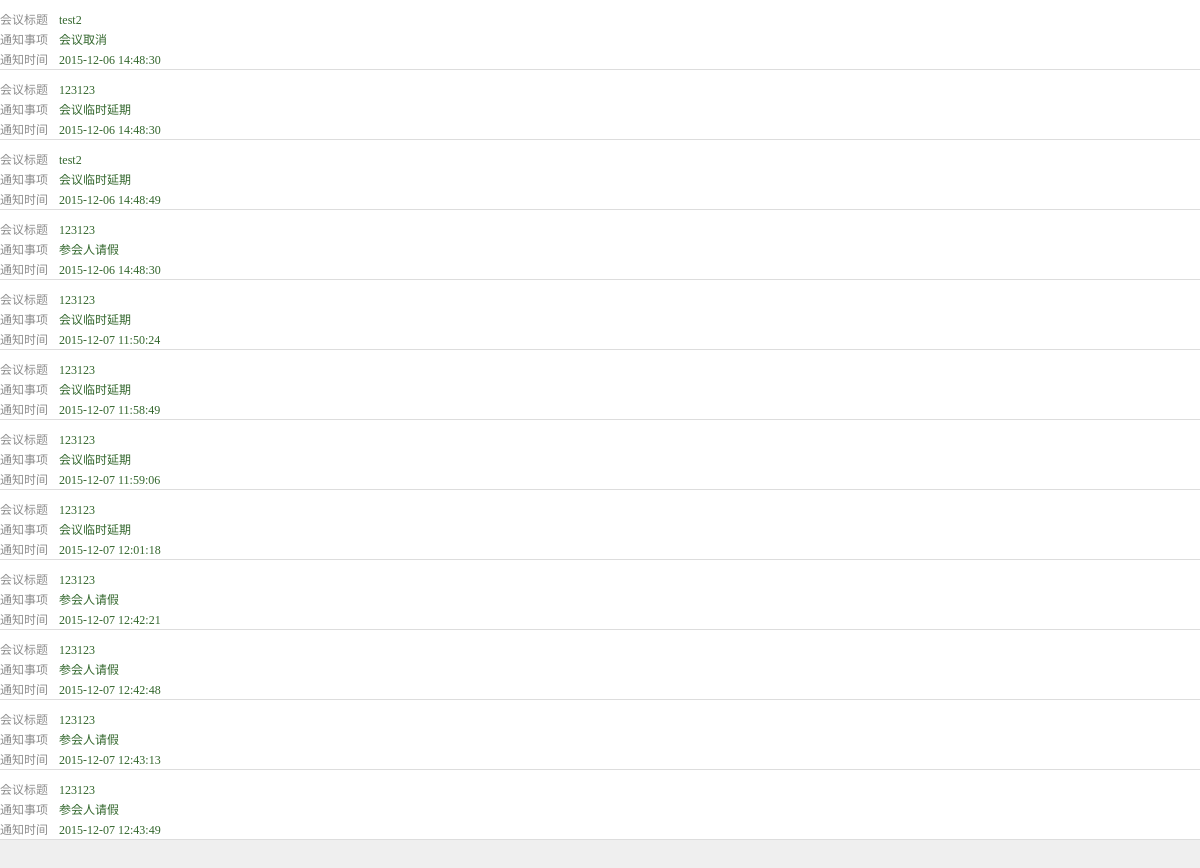
Screenshot of /index.php/msg with the database file from the repository.
### tables this page shows
CREATE TABLE `meeting` (
`mid` int(11) NOT NULL,
  `muid` int(11) NOT NULL COMMENT 'creater',
  `mplanbt` timestamp NULL DEFAULT NULL,
  `mplanet` timestamp NULL DEFAULT NULL,
  `mactbt` timestamp NULL DEFAULT NULL,
  `mactet` timestamp NULL DEFAULT NULL,
  `mrid` int(11) NOT NULL,
  `mremind` int(11) NOT NULL,
  `mchecktype` int(11) NOT NULL COMMENT '0 = location 1 = qrcode',
  `mmembernum` int(11) NOT NULL,
  `mconfirm` int(11) NOT NULL COMMENT '高层=1',
  `mattach` mediumtext NOT NULL,
  `mstate` int(11) NOT NULL COMMENT 'draft = 0 发布=1',
  `mcreatet` timestamp NOT NULL DEFAULT '0000-00-00 00:00:00',
  `mpass` int(11) NOT NULL,
  `mname` varchar(20) NOT NULL,
  `mscore` int(11) DEFAULT NULL,
  `mfilename` varchar(30) NOT NULL,
  `mfiletime` timestamp NULL DEFAULT NULL,
  `mapartment` int(11) NOT NULL
);

### application/controllers/Msg.php (called while the page is built, shortened)
<?php
class Msg extends CI_Controller {
	public function index()
	{
		$this->load->model('msg_model');
		$data['msgs'] = $this->msg_model->getmsgtable();
		$this->load->view('zytz',$data);
	}
}

### index.php (called while the page is built, shortened)
<?php
require_once BASEPATH.'core/CodeIgniter.php';

### application/models/Msg_model.php (called while the page is built, shortened)
<?php
class Msg_model extends CI_Model {
    public function getmsgtable()
    {
    	$userid = 1;
        $sql = "SELECT mid,mname,msgtime,msgtype,msguid,mactet FROM ( SELECT * FROM ( SELECT DISTINCT(mmmid) FROM meetmember WHERE meetmember.mmuid = ? ) a JOIN msg ON msg.msgmid = a.mmmid ) b LEFT JOIN meeting ON msgmid = mid;";
    	$sql = $this->db->query($sql,$userid);
        return $sql->result_array();
    }
}

### application/views/zytz.php (the view, shortened to what this page needs)
<!DOCTYPE html>
<html>
<head lang="en">
    <link rel="stylesheet" href="<?php echo base_url('css/bootstrap.min.css');?>">
    <link rel="stylesheet" href="<?php echo base_url('css/index.css');?>">
</head>
<body >
<div class="container-fluid " style="margin-bottom:60px">
	<?php foreach($msgs as $msg){
		if($msg['mactet'])
			$url = base_url("meet/closedetail/")."/".$msg['mid'];
	?>
	<div class="row meetSt" onclick="window.location.href='<?php echo $url;?>'">
		<div class="col-xs-9" >
			<div class="row meetTime"  >
				会议标题
				<span><?php echo $msg['mname']?></span>
			</div>
			<div class="row meetTime"  >
				通知事项
				<span>
					<?php
						if($msg['msgtype'] == 1)
							echo "会议临时延期";
						if($msg['msgtype'] == 2)
							echo "会议取消";
						if($msg['msgtype'] == 3)
							echo "参会人请假";
					?>
				</span>
			</div>
			<div class="row meetTime"  >
				通知时间
				<span><?php echo $msg['msgtime']?></span>
			</div>
        </div>
		<div class="col-xs-1" >
		</div>
    </div>
    <?php
	}
	?>
</div>
</body>
</html>

### css/index.css (style rules this page uses)
* { margin: 0; padding: 0; -webkit-tap-highlight-color:rgba(0,0,0,0); -webkit-text-size-adjust:none; word-break:break-all; font-family: "微软雅黑"; }
body { background-color:#efefef; }
.meetSt { height:70px; border-bottom:1px solid #dddddd; background-color:#ffffff; padding:10px 0 }
.meetSt >div { padding:0; line-height:50px; }
.meetTime { height:20px;line-height:20px;font-size:12px;color:#8d8d8d;margin:0 }
.meetTime span { color: #33672d; margin-left: 11px; overflow: hidden; height: 20px; position: absolute; text-overflow: ellipsis; white-space: nowrap; width: 70%; }

### rows the page displays
meeting: mname "test2", shows "会议取消", msgtime "2015-12-06 14:48:30", shows "会议临时延期", msgtime "2015-12-06 14:48:49"
meeting: mname "123123", shows "会议临时延期", msgtime "2015-12-06 14:48:30", shows "参会人请假", msgtime "2015-12-07 11:50:24", msgtime "2015-12-07 11:58:49", msgtime "2015-12-07 11:59:06", msgtime "2015-12-07 12:01:18", msgtime "2015-12-07 12:42:21", msgtime "2015-12-07 12:42:48", msgtime "2015-12-07 12:43:13", msgtime "2015-12-07 12:43:49"
